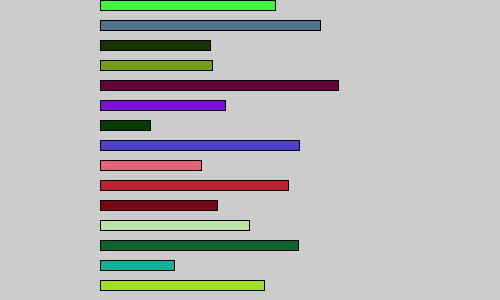
Frame 1 (no input)
Frame 60 (the mouse pressed at the canvas centre just before this capture): identical to frame 1, image omitted
Frame 120 (the mouse held since frame 60 and released just before this capture): identical to frame 1, image omitted

The Processing sketch that drew this single still picture (run headless with seeded random() and noise(); from frame 60 on, the mouse is pressed at the canvas centre):

// Processing sketch: arrayBarras
// ── arrayBarras.pde
float temperaturas [] = new float [100];
color misColores [] = new color [100];

void setup() {
  size(500, 300);
  for (int i=0; i<temperaturas.length; i++) {
    temperaturas[i] = random(40, 250);
    misColores[i] = color(random(255), random(255), random(255));
  }
  println(temperaturas);
}

void draw() {
  for (int i = 0; i<temperaturas.length; i++) {
    fill(misColores[i]);
    rect(100, 20*i, temperaturas[i], 10);
  }
}
